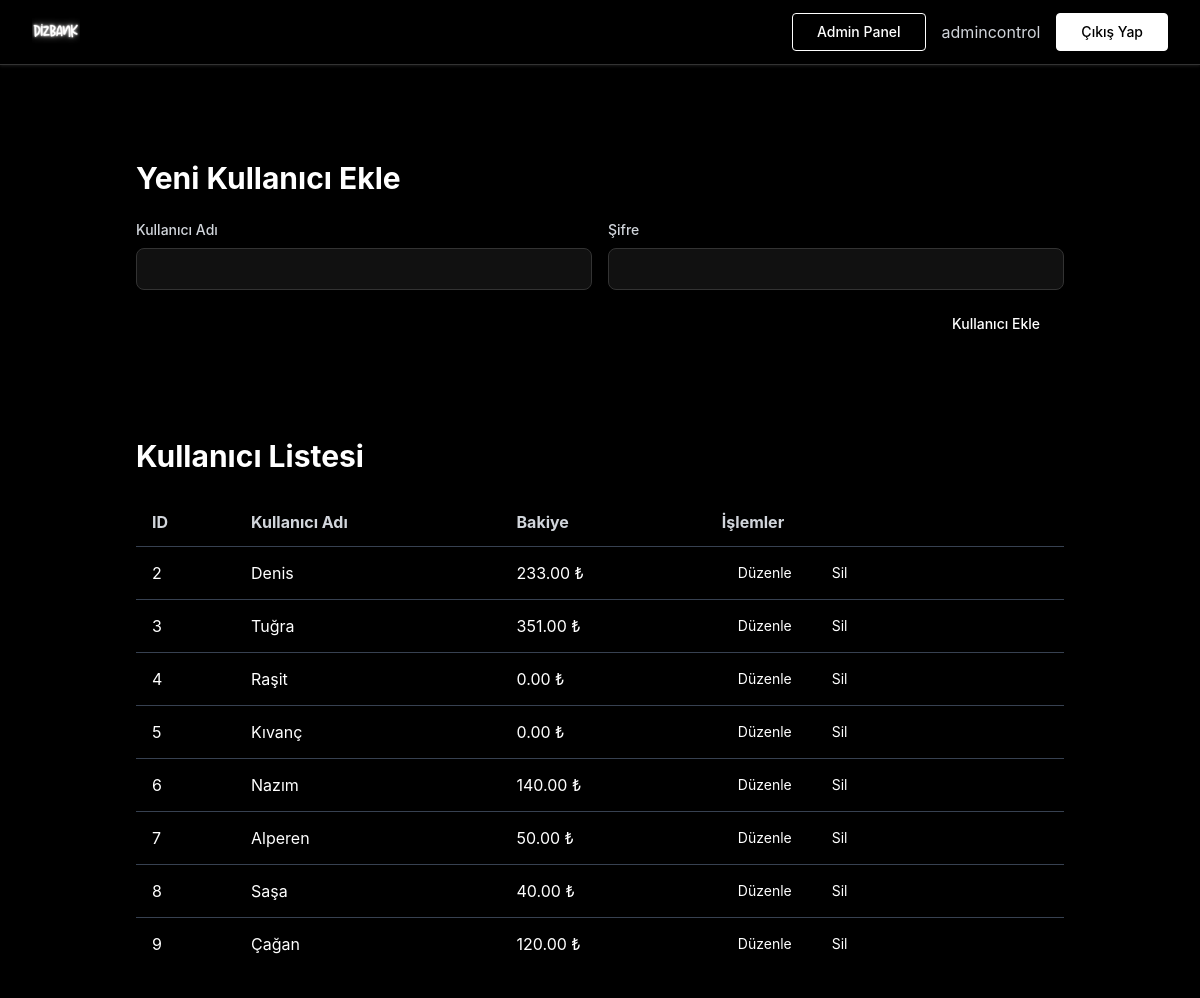
The page /admin (signed in) on the database its author committed.
### app.py (models this page shows, shortened)
class User(UserMixin, db.Model):
    __tablename__ = 'users'
    id = db.Column(db.Integer, primary_key=True)
    username = db.Column(db.String(80), unique=True, nullable=False)
    password_hash = db.Column(db.String(120), nullable=False)
    balance = db.Column(db.Float, default=0.0)
    is_admin = db.Column(db.Boolean, default=False)
    last_bonus = db.Column(db.DateTime, nullable=True, default=datetime.utcnow)

### app.py (the view)
@app.route('/admin')
@login_required
def admin_panel():
    if not current_user.is_admin:
        flash('Bu sayfaya erişim yetkiniz yok.')
        return redirect(url_for('index'))
    users = User.query.all()
    return render_template('admin.html', users=users)

### app.py (called while the page is built)
@login_manager.user_loader
def load_user(user_id):
    return db.session.get(User, int(user_id))

### templates/admin.html (shortened to what this page needs)
{% extends "base.html" %}
{% block content %}
<div class="container mx-auto px-4 py-8">
    <div class="glass-dark rounded-2xl p-8 shadow-xl mb-8">
        <h2 class="text-3xl font-bold mb-6">Yeni Kullanıcı Ekle</h2>
        <form action="{{ url_for('add_user') }}" method="POST" class="space-y-4">
            <div class="grid grid-cols-1 md:grid-cols-2 gap-4">
                <div>
                    <label for="username" class="block text-sm font-medium text-gray-300 mb-2">Kullanıcı Adı</label>
                    <input type="text" id="username" name="username" required
                        class="glass w-full px-4 py-2 rounded-lg text-white placeholder-gray-400">
                </div>
                <div>
                    <label for="password" class="block text-sm font-medium text-gray-300 mb-2">Şifre</label>
                    <input type="password" id="password" name="password" required
                        class="glass w-full px-4 py-2 rounded-lg text-white placeholder-gray-400">
                </div>
            </div>
            <div class="flex justify-end">
                <button type="submit"
                    class="glass hover:bg-white/20 text-white px-6 py-2 rounded-lg text-sm font-medium transition-all duration-300">
                    Kullanıcı Ekle
                </button>
            </div>
        </form>
    </div>
    <div class="glass-dark rounded-2xl p-8 shadow-xl">
        <h2 class="text-3xl font-bold mb-6">Kullanıcı Listesi</h2>
        <div class="overflow-x-auto">
            <table class="min-w-full">
                <thead>
                    <tr>
                        <th class="text-left py-3 px-4 text-gray-300">ID</th>
                        <th class="text-left py-3 px-4 text-gray-300">Kullanıcı Adı</th>
                        <th class="text-left py-3 px-4 text-gray-300">Bakiye</th>
                        <th class="text-left py-3 px-4 text-gray-300">İşlemler</th>
                    </tr>
                </thead>
                <tbody>
                    {% for user in users %}
                    {% if not user.is_admin %}
                    <tr class="border-t border-gray-700">
                        <td class="py-3 px-4">{{ user.id }}</td>
                        <td class="py-3 px-4">{{ user.username }}</td>
                        <td class="py-3 px-4">{{ "%.2f"|format(user.balance) }} ₺</td>
                        <td class="py-3 px-4">
                            <div class="flex space-x-2">
                                <button onclick="showEditModal({{ user.id }}, '{{ user.username }}')"
                                    class="glass hover:bg-white/20 text-white px-4 py-1 rounded-lg text-sm transition-all duration-300">
                                    Düzenle
                                </button>
                                <a href="{{ url_for('delete_user', user_id=user.id) }}"
                                    onclick="return confirm('Bu kullanıcıyı silmek istediğinizden emin misiniz?')"
                                    class="glass-dark hover:bg-red-500/80 text-white px-4 py-1 rounded-lg text-sm transition-all duration-300">
                                    Sil
                                </a>
                            </div>
                        </td>
                    </tr>
                    {% endif %}
                    {% endfor %}
                </tbody>
            </table>
        </div>
    </div>
</div>
{% endblock %}

### templates/base.html (shortened to what this page needs)
<!DOCTYPE html>
<html lang="tr">
<head>
    <link href="https://cdn.jsdelivr.net/npm/tailwindcss@2.2.19/dist/tailwind.min.css" rel="stylesheet">
</head>
<body class="antialiased">
    <nav class="nav-bar fixed w-full z-50">
        <div class="max-w-7xl mx-auto px-4 sm:px-6 lg:px-8">
            <div class="flex justify-between h-16">
                <div class="flex items-center">
                    <a href="{{ url_for('index') }}" class="flex items-center">
                        <img src="{{ url_for('static', filename='logo.png') }}" alt="Logo" class="h-12 w-12 invert">
                    </a>
                </div>
                <div class="flex items-center">
                    {% if current_user.is_authenticated %}
                        {% if current_user.is_admin %}
                            <a href="{{ url_for('admin_panel') }}" class="btn-outline px-6 py-2 rounded text-sm font-medium mr-4">Admin Panel</a>
                        {% endif %}
                        <span class="text-gray-300 mr-4">{{ current_user.username }}</span>
                        <a href="{{ url_for('logout') }}" class="btn px-6 py-2 rounded text-sm font-medium">Çıkış Yap</a>
                    {% else %}
                        <a href="{{ url_for('login') }}" class="btn px-6 py-2 rounded text-sm font-medium">Giriş Yap</a>
                    {% endif %}
                </div>
            </div>
        </div>
    </nav>
    <main class="max-w-7xl mx-auto py-6 sm:px-6 lg:px-8 pt-24">
        {% block content %}{% endblock %}
    </main>
</body>
</html>

### templates/base.html (style rules this page uses)
body { background-color: #000000; min-height: 100vh; color: #ffffff; font-family: -apple-system, BlinkMacSystemFont, "Segoe UI", Roboto, Helvetica, Arial, sans-serif; }
.nav-bar { background: #000000; border-bottom: 1px solid #333333; box-shadow: 0 1px 3px rgba(255, 255, 255, 0.1); }
main { animation: fadeIn 0.4s ease-out; }
.btn { background: #ffffff; color: #000000; transition: all 0.2s ease; border: 1px solid #ffffff; }
.btn-outline { background: #000000; color: #ffffff; border: 1px solid #ffffff; }
input { border: 1px solid #333333; transition: all 0.2s ease; background: #111111; color: #ffffff; }
::placeholder { color: #666666; }

### rows shown on the page
User: username "admincontrol"
User: id "2", username "Denis", balance "233.00"
User: id "3", username "Tuğra", balance "351.00"
User: id "4", username "Raşit", balance "0.00"
User: id "5", username "Kıvanç", balance "0.00"
User: id "6", username "Nazım", balance "140.00"
User: id "7", username "Alperen", balance "50.00"
User: id "8", username "Saşa", balance "40.00"
User: id "9", username "Çağan", balance "120.00"
